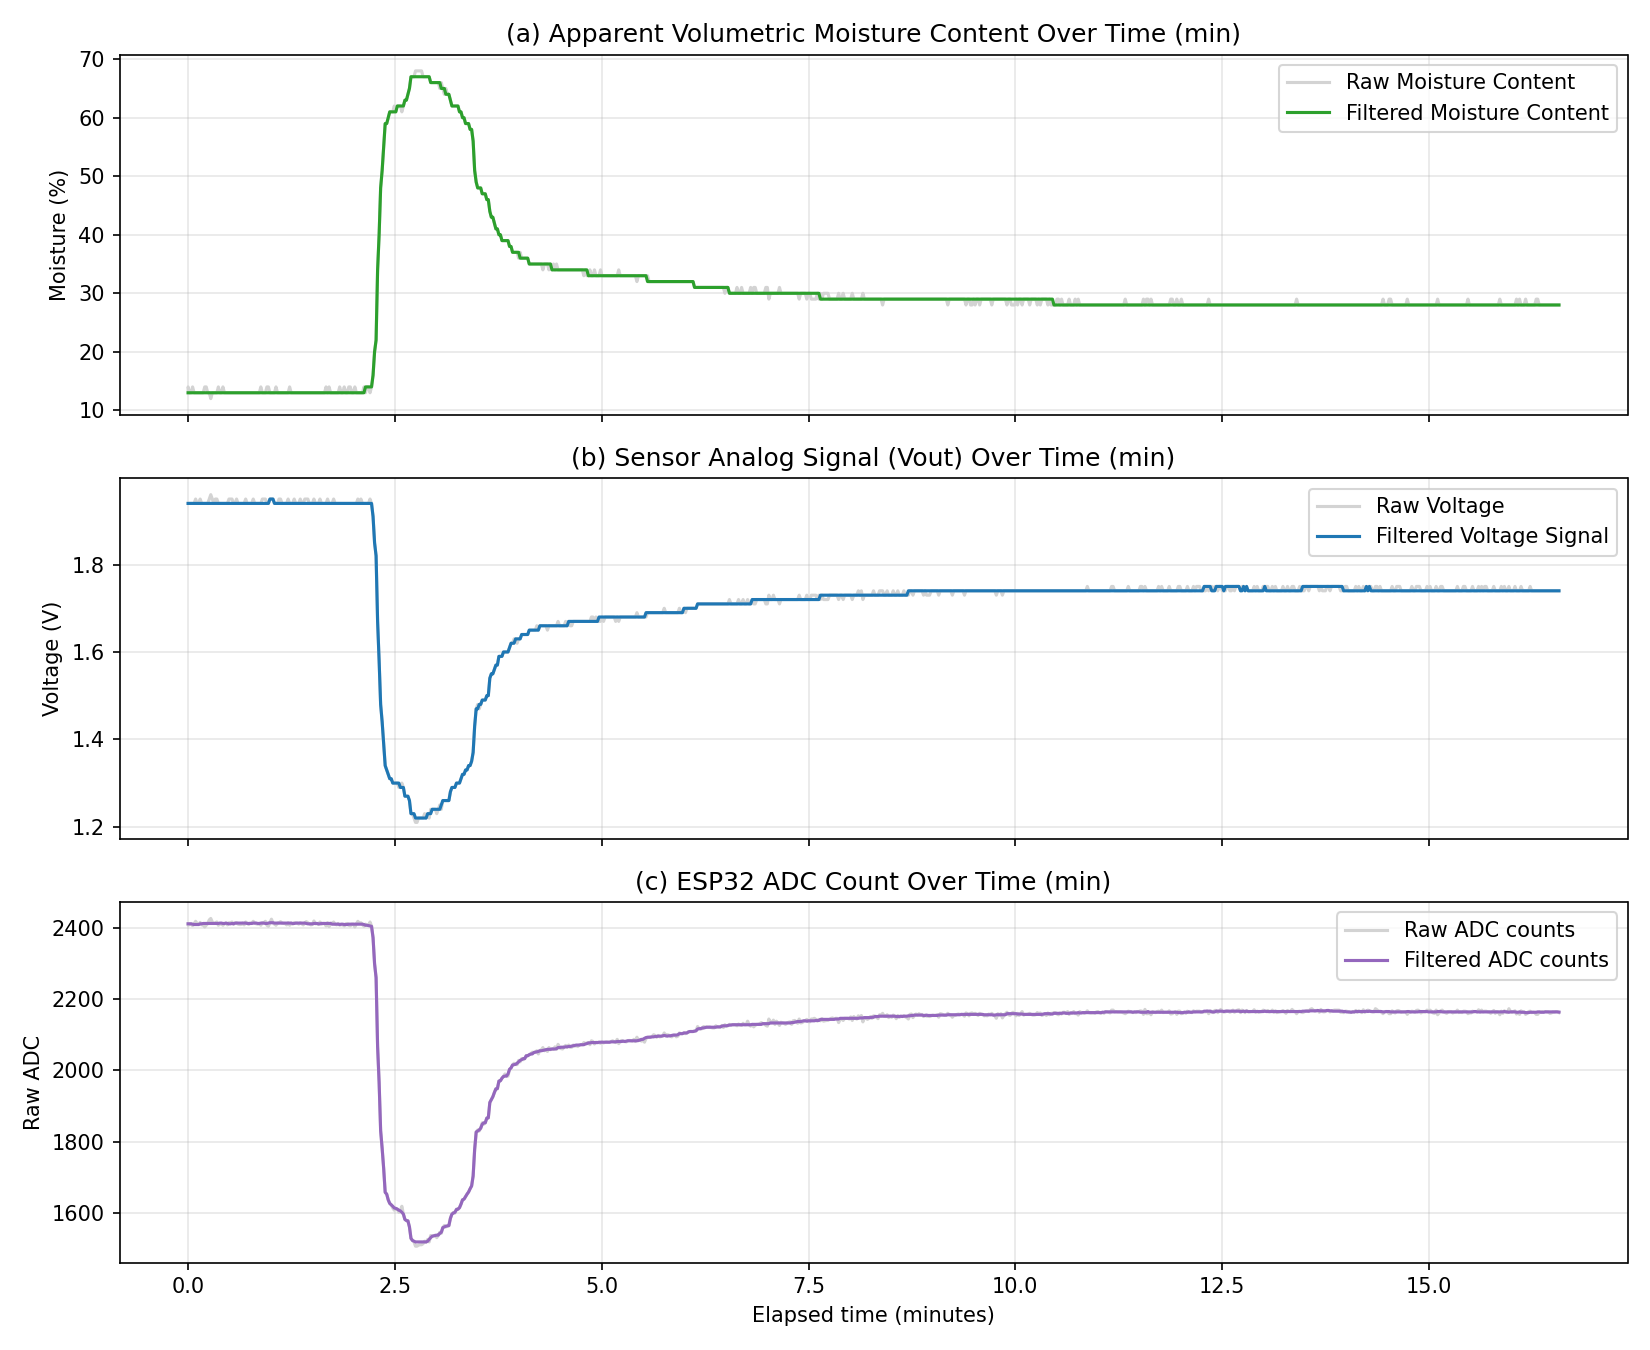

The script that saved this image:
import pandas as pd
import matplotlib.pyplot as plt

# 1. Load the data
df = pd.read_csv("/Users/linyunlei/Documents/mySideQuests/Moss/Code/Moss-1.0-/analysis/data/raw/pothos1_15min.csv")

# 2. Basic cleanup: make sure columns are numeric, drop rows that failed to parse
# (forcing every column to numbers and dropping any broken rows. )

cols = ["elapsed_time_s", "raw_adc", "voltage_v", "moisture_pct"]
df[cols] = df[cols].apply(pd.to_numeric, errors="coerce")
df = df.dropna(subset=cols)

# 3. Convert seconds to hours so the x-axis is readable for an overnight run
# raw lines stays in gray (aka real data)
# df["hours"] = df["elapsed_time_s"] / 3600
df["minutes"] = df["elapsed_time_s"] / 60

# 4. Smooth the moisture signal to reduce sensor noise 
# aka rolling median over 15 samples to remove any data spikes
df["moisture_smooth"] = df["moisture_pct"].rolling(15, center=True, min_periods=1).median()
df["voltage_smooth"] = df["voltage_v"].rolling(15, center=True, min_periods=1).median()
df["raw_adc_smooth"] = df["raw_adc"].rolling(15, center=True, min_periods=1).median()

# 5. Two stacked panels sharing the same time axis
# top shows moisture percent over time, which is the main graph.
fig, (ax1, ax2, ax3) = plt.subplots(3, 1, figsize=(11, 9), sharex=True)



# Top plot "Moisture over elapsed time"
ax1.plot(df["minutes"], df["moisture_pct"], color="lightgray", label="Raw Moisture Content") # make the raw data in grey
ax1.plot(df["minutes"], df["moisture_smooth"], color="tab:green", label="Filtered Moisture Content") # let green be the smoothed out data




ax1.set_ylabel("Moisture (%)")
ax1.set_title("(a) Apparent Volumetric Moisture Content Over Time (min)")
ax1.legend()
ax1.grid(alpha=0.3) # make the grid lines 0.3 opaque


# Middle Plot "Voltage over elapsed time"
ax2.plot(df["minutes"], df["voltage_v"], color="lightgray", label="Raw Voltage") # make the raw data in grey
ax2.plot(df["minutes"], df["voltage_smooth"], color="tab:blue", label="Filtered Voltage Signal") # let green be the smoothed out data

ax2.set_ylabel("Voltage (V)")
ax2.set_title("(b) Sensor Analog Signal (Vout) Over Time (min)")
ax2.legend()
ax2.grid(alpha=0.3) 



# Bottom Plot "Voltage over elapsed time"
ax3.plot(df["minutes"], df["raw_adc"], color="lightgray", label="Raw ADC counts") # make the raw data in grey
ax3.plot(df["minutes"], df["raw_adc_smooth"], color="tab:purple", label="Filtered ADC counts") # let green be the smoothed out data

ax3.set_ylabel("Raw ADC")
ax3.set_title("(c) ESP32 ADC Count Over Time (min)")
ax3.legend()
ax3.set_xlabel("Elapsed time (minutes)")
ax3.grid(alpha=0.3) 



# ax2.plot(df["hours"], df["voltage_v"], color="tab:blue", label="Voltage (V)")
# ax2.set_ylabel("Voltage (V)", color="tab:blue")
# ax2.set_xlabel("Elapsed time (hours)")
# ax2.grid(alpha=0.3) 



# ax2b = ax2.twinx()  # second y-axis for the raw ADC counts
# ax2b.plot(df["hours"], df["raw_adc"], color="tab:orange", alpha=0.6, label="Raw ADC")
# ax2b.set_ylabel("Raw ADC", color="tab:orange")


plt.tight_layout()
plt.savefig("pothos1_15min_plot.png", dpi=150)
print(f"Plot saved successfully")
plt.show()
